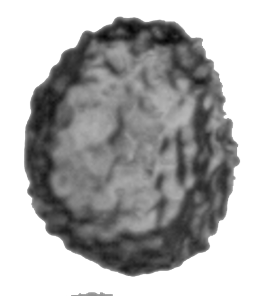
%> input picture raytrace/figure1.bmp, 274 x 296 px
$ octave raytrace_main.m   (GNU Octave 9; MATLAB toolbox functions it lacks are replaced by stand-ins)
%> lines starting %> are read from the running program, lines starting %| are printed output that depends on the picture; in (x1, y1, x2, y2) boxes, pixels count from 0 and x2, y2 are one past the last pixel; in counts of white or black regions, pixels touching at a corner belong together; the program's own positions count from 1
### raytrace/binary_tempfunc.m
function [imfill_img_camera1] = binary_tempfunc(image)

image_camera1 = image; %假定每个图像中气泡占用的像素小于128px；
if numel(size(image_camera1))>2
    fprintf('%s','彩色度图像');
    image_camera1 = rgb2gray(image_camera1);
end
image_camera1 = im2double(image_camera1);
[y,x] = size(image_camera1);
%image_camera1 = imcrop(image_camera1,[2 2 (x-2*2) (y-2*2)]);

I_gray = image_camera1;%原图像变为灰度图像
level=graythresh(I_gray);%计算图像I_gray的全局阈值，level为标准化灰度值，其范围为[0 1]
[height,width]=size(I_gray);%计算灰度图像的长宽
I_bw=im2bw(I_gray,0.7);

for i=1:height %%循环中进行反色
    for j=1:width
        if I_bw(i,j)==1
            I_bw(i,j)=0;
        else I_bw(i,j)=1;
        end
    end
end
%figure(1);imshow(I_bw);%显示取反后的二值图像（背景为黑色）
I_bw = imfill(I_bw,'holes');
I_double=double(I_bw);
I_double=edge(I_double,'sobel');
imfill_img_camera1 = I_bw;
imfill_img_camera2 = I_bw;

end

### raytrace/slice_position.m
function [point1_img_camera1,point2_img_camera1] = slice_position(image)
stats = regionprops('table', image, 'BoundingBox','Extrema');
boundbox = stats.BoundingBox;
%a = round(boundbox(1,1));
b = round(boundbox(1,2));
%width = round(boundbox(1,3))-1;
height = round(boundbox(1,4))-1;
point1_img_camera1 = zeros(height,3);
point2_img_camera1 = zeros(height,3);
for m=1:height
    mm = b+m;
    temp = regionprops('table', image(mm,:), 'BoundingBox','Extrema');
    aa = min(temp.BoundingBox(:,1));  aaa = sum(round(temp.BoundingBox(:,3)));
    point1_img_camera1(m,1) = round(aa);     point1_img_camera1(m,2) = mm;
    point2_img_camera1(m,1) = round(aa+aaa);     point2_img_camera1(m,2) = mm;
end
end

### raytrace/slice_camera1and2_position.m
function [Point_camera1and2] = slice_camera1and2_position(point1,point2,camera1,camera2)
    % 两条直线的参数形式：a/bx + z = c/b
    ab1 = tan(camera1); ab2 = -tan(camera2);
    cb1 = ab1*point1(1,1)+0*point1(1,3);
    cb2 = ab2*point2(1,1)+1*point2(1,3);
    line1 = [ab1, 0];
    line2 = [ab2, 1];
    Point = [line1;line2]\[cb1;cb2];
    Point_camera1and2 = [Point(1,1),point1(1,2),Point(2,1)];
end

### raytrace/bezier_points.m
function [xx_selected,yy_selected] = bezier_points(P0,P1,P2)

    t = linspace(0, 1, 1000);
    x = (1-t).^2 * P0(1,1) + 2*(1-t).*t*P1(1,1) + t.^2*P2(1,1);
    y = (1-t).^2 * P0(1,3) + 2*(1-t).*t*P1(1,3) + t.^2*P2(1,3);

    idx = find(x>=P0(1,1) & x<=P2(1,1));% 提取x=25到x=100之间的点

    x_selected = round(x(idx)); % 四舍五入为整数
    y_selected = round(y(idx));
    xx_selected(1,1) = x_selected(1,1);  yy_selected(1,1) = y_selected(1,1);
    m=1;
    for n = 1:(length(x_selected)-1)
        if x_selected(1,n) ~= x_selected(1,n+1)
            m = m +1;
            xx_selected(1,m) = x_selected(1,n+1);
            yy_selected(1,m) = y_selected(1,n+1);
        end
    end
%plot(xx_selected, yy_selected, 'ro', 'MarkerSize', 10, 'LineWidth', 2);
%axis equal;
end

### raytrace/raytrace_main.m

clc
clear
%参数定义
%图像坐标(x,y)和像素坐标(u,v)，世界坐标(U,V,Z)，_world坐标系，_camera坐标系  _info全信息
image_camera1 = imread("D:\办公电脑文件\reynoldsstress\Motion Detection\raytrace\raytrace\figure1.bmp"); %假定每个图像中气泡占用的像素小于128px；
%> image_camera1 is the input picture: size 296x274x3 uint8; min 4, max 255, mean 175.5
if numel(size(image_camera1))>2
    fprintf('%s','彩色度图像');
    image_camera1 = rgb2gray(image_camera1);
%> image_camera1: size 296x274 uint8
end
image_camera1 = im2double(image_camera1);
%> image_camera1: size 296x274 double
[y,x] = size(image_camera1);
image_camera1 = imcrop(image_camera1,[2 2 (x-2*2) (y-2*2)]);
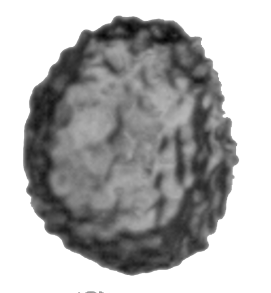
%> image_camera1: size 293x271 double; min 0.0157, max 1, mean 0.682

image_camera2 = zeros(y,x);
width_bubble = x; height_bubble = y; W = max(x,y);
%bubble_face_position = zeros(U*V*W,3);  %气泡空间坐标（x，y，z）
%bubble_center_world = [0,0,0];  %气泡空间中心坐标（x，y，z）
%bubble_voxel_store = zeros(U*V*W,3);
miu1 = 1;  miu2 = 1.3;     %折射率介质1  折射率介质2
rho_1_2 = miu1/miu2;
para_world = [0,0,0];  %世界坐标系
para_camera = [0,0,0];  %相机参数
u_camera1_px = 128;  %相机图像坐标(x,y)和像素坐标(u,v)
v_camera1_px = 128;
U_camera1_px = 128;  %相机世界坐标(x,y)和像素坐标(U,V)
V_camera1_px = 128;
Z_camera1_px = 128;
U_LED1_face_world = 1;  %LED的世界坐标(x,y)和像素坐标(U,V)
V_LED1_face_world = 2;
Z_LED1_face_world = 3;
theta_face1_world = 1;
phi_face1_world =2;
u_camera2_px_camera = 128;
v_camera2_px_camera = 128;
x_LED2_face_world = 1;
y_LED2_face_world = 2;
z_LED1_face_world = 3;
x_world_bubble = 0;
y_world_bubble = 0;
z_world_bubble = 0;
%图例信息
ray_position = [0,0,0];
ray_direction = [0,0,0];
ray_info_world = [1,ray_position,ray_direction];  %
ray_position_image = [0,0,0];
ray_direction_image = [0,0,0];
d_imagetobubble = 0;
ray_image_world = [1,ray_position_image,ray_direction_image,d_imagetobubble];%   c点  i1矢量  d1：image到气泡前面的距离
bubble_face_position = [0,0,0];
ray_face_direction = [0,0,0]; bubble_ray_info_world = [1,ray_face_direction];    %   v1点   o1
theta_face_world = 0; phi_face_world = 0;
bubble_face_direction = [theta_face_world,phi_face_world];   bubble_faceinfo_world = [0,0,0];     %   n1
bubble_position_face_world = [bubble_face_position,bubble_faceinfo_world];
ray_position_LED = [0,0,0];
ray_direction_LED = [0,0,0];
d_bubbletoLED = 0;
ray_LED_world = [1,ray_position_LED,ray_direction_LED,d_bubbletoLED];   %   q点   o2矢量  d2：LED到气泡后面的距离
omega_camera = 10/pi; %相机弥散元内视角锥
omega_LED = 10/pi; %漫射光源光锥
t=3;            %LED的面积
sparsity = 2;   %可以理解为LED内灯泡密度，或者是散射点密度，sparsity数值越小越密集
planeNormal_LED = [0 0 1];
planePoint_LED = [0 0 -1500];
ray_position_LED = planePoint_LED(1,3)*ones(x*y*t^2,3);   %
mm=1;
for yy = (0-y*(t-1)/2):sparsity:(0+y*(t+1)/2)
    for xx = (0-y*(t-1)/2):sparsity:(0+y*(t+1)/2)
        ray_position_LED(mm,1) = xx;
        ray_position_LED(mm,2) = yy;
        mm = mm+1;
    end
end

% [46 lines of commented-out code are left out]
R_camera1toworld = [1 0 0 ;...
                    0 1 0 ;...
                    0 0 0];
theta = 90;
R_camera2toworld = [cos(-theta/180*pi) 0 -sin(-theta/180*pi);...
                    0           1        0;...
                    sin(-theta/180*pi) 0 cos(-theta/180*pi)];   %与camera1夹角120°：-(2/3*pi)
camera1 = 45/180*pi;%
camera2 = (180-(theta-90))/180*pi;                                 %与camera1夹角120°：-(2/3*pi)
face = 2;%取气泡前后两个面

%（2）{

    %视体算法,双相机钝角视体算法，silhouette method，钝角可以拍摄部分气泡背侧的信息，

    gray_img_camera1 = image_camera1;     gray_img_camera2 = image_camera1;   %灰度图
    %or
    %canny_img_camera1 = ~im2bw(image_camera1);   canny_img_camera2 = ~im2bw(image_camera1);
    %canny_img_camera1 = edge(gray_img_camera1, 'canny');    canny_img_camera2 = edge(gray_img_camera2, 'canny');    %二值化和边缘空洞填充
    imfill_img_camera1 = binary_tempfunc(gray_img_camera1);  imfill_img_camera2 = binary_tempfunc(gray_img_camera2);
%> in binary_tempfunc, `level=graythresh(I_gray);`: level = 0.702
%> in binary_tempfunc, `I_bw=im2bw(I_gray,0.7);`:
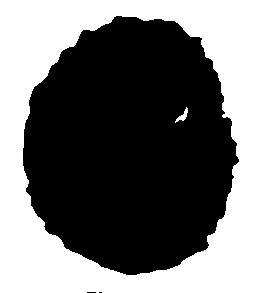
%> I_bw: size 293x271 logical; 46.2% white; 2 white regions, box (x1, y1, x2, y2) and area: (0, 0, 271, 293) 36607, (175, 107, 188, 123) 73
%> (the rest of the program and of its run is left out)
